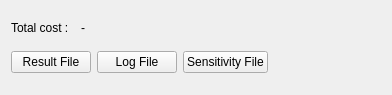
<?xml version="1.0" encoding="UTF-8"?>
<ui version="4.0">
 <class>WidgetEITargetResultClass</class>
 <widget class="QWidget" name="WidgetEITargetResultClass">
  <property name="geometry">
   <rect>
    <x>0</x>
    <y>0</y>
    <width>392</width>
    <height>95</height>
   </rect>
  </property>
  <property name="sizePolicy">
   <sizepolicy hsizetype="Preferred" vsizetype="Maximum">
    <horstretch>0</horstretch>
    <verstretch>0</verstretch>
   </sizepolicy>
  </property>
  <property name="windowTitle">
   <string>Form</string>
  </property>
  <layout class="QGridLayout" name="gridLayout">
   <item row="0" column="2" colspan="2">
    <widget class="QLabel" name="labelTotalCost">
     <property name="text">
      <string>-</string>
     </property>
    </widget>
   </item>
   <item row="0" column="4">
    <spacer name="horizontalSpacer">
     <property name="orientation">
      <enum>Qt::Horizontal</enum>
     </property>
     <property name="sizeHint" stdset="0">
      <size>
       <width>40</width>
       <height>10</height>
      </size>
     </property>
    </spacer>
   </item>
   <item row="1" column="0" colspan="5">
    <layout class="QGridLayout" name="gridLayout_2">
     <item row="0" column="0">
      <widget class="QPushButton" name="pushResult">
       <property name="text">
        <string>Result File</string>
       </property>
       <property name="flat">
        <bool>false</bool>
       </property>
      </widget>
     </item>
     <item row="0" column="1">
      <widget class="QPushButton" name="pushLog">
       <property name="text">
        <string>Log File</string>
       </property>
       <property name="flat">
        <bool>false</bool>
       </property>
      </widget>
     </item>
     <item row="0" column="2">
      <widget class="QPushButton" name="pushSensitivity">
       <property name="text">
        <string>Sensitivity File</string>
       </property>
       <property name="flat">
        <bool>false</bool>
       </property>
      </widget>
     </item>
     <item row="0" column="3">
      <spacer name="horizontalSpacer_2">
       <property name="orientation">
        <enum>Qt::Horizontal</enum>
       </property>
       <property name="sizeHint" stdset="0">
        <size>
         <width>40</width>
         <height>20</height>
        </size>
       </property>
      </spacer>
     </item>
    </layout>
   </item>
   <item row="0" column="0">
    <widget class="QLabel" name="label">
     <property name="sizePolicy">
      <sizepolicy hsizetype="Preferred" vsizetype="Maximum">
       <horstretch>0</horstretch>
       <verstretch>0</verstretch>
      </sizepolicy>
     </property>
     <property name="text">
      <string>Total cost :</string>
     </property>
    </widget>
   </item>
  </layout>
 </widget>
 <resources/>
 <connections/>
</ui>
